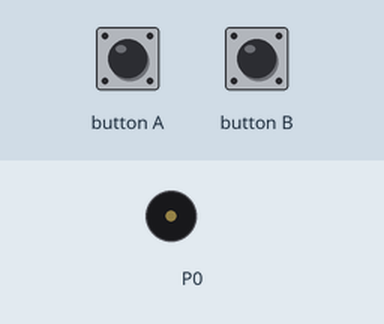
The program below on a simulated BBC micro:bit (MakeCode). Parts: buzzer (waves = sounding). The inputs (shaded band) are chosen by the test bench.

Above: at 1.2 s.
1.3 s: button A pressed for 0.15 s
4.4 s: button B pressed for 0.15 s
At 4.9 s:
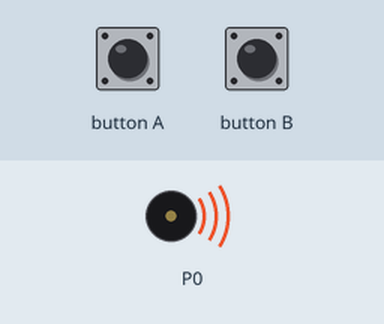
Timing chart, 0 to 13.5 s (numbered marks = the images above; inputs shaded):
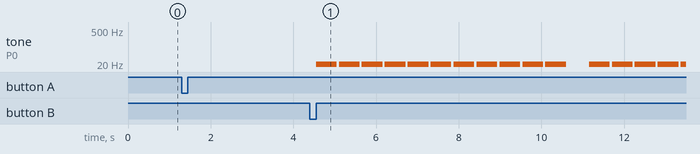

The program:

main.ts
```typescript
input.onButtonPressed(Button.A, function () {
    for (let index = 0; index <= 99999999999999; index++) {
        pins.analogWritePin(AnalogPin.P0, 1023)
        basic.pause(1000)
        pins.analogWritePin(AnalogPin.P0, 0)
        basic.pause(500)
        pins.analogWritePin(AnalogPin.P0, 1023)
        basic.pause(500)
        pins.analogWritePin(AnalogPin.P0, 0)
        basic.pause(500)
        pins.analogWritePin(AnalogPin.P0, 1023)
        basic.pause(200)
        pins.analogWritePin(AnalogPin.P0, 0)
        basic.pause(500)
        pins.analogWritePin(AnalogPin.P0, 1023)
        basic.pause(200)
        pins.analogWritePin(AnalogPin.P0, 0)
        basic.pause(200000)
    }
})
input.onButtonPressed(Button.B, function () {
    for (let index = 0; index <= 10; index++) {
        pins.analogPitch(index + 2, 500)
        music.stopAllSounds()
        basic.pause(50)
    }
    music.stopAllSounds()
    basic.pause(500)
    for (let index = 0; index <= 10; index++) {
        pins.analogPitch(20 - (index + 2), 500)
        music.stopAllSounds()
        basic.pause(50)
    }
})
pins.analogWritePin(AnalogPin.P0, 1023)
music.setVolume(255)
basic.forever(function () {

})
```

test.ts
```typescript
// ide kerülnek a tesztek; a rendszer ezt nem kompilálja, ha a csomagot bővítményként használják.
```

Measured:
- after the input at 4.4 s, tone on P0: plays 2 Hz for 0.50 s, 3 Hz for 0.50 s, 4 Hz for 0.50 s, 5 Hz for 0.50 s, 6 Hz for 0.50 s, 7 Hz for 0.50 s … (16 notes in this stretch), starting after 0.15 s
